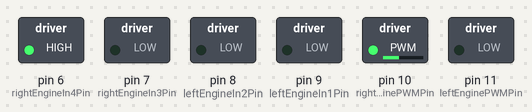
Bench run of a sketch on a simulated Arduino Uno, built with avr-gcc and run on an emulated ATmega328P. Parts: switched loads named in the sketch (green lamp = pin HIGH).

Above: at 0.1 s.
Timing chart, 0 to 1.6 s (numbered marks = the images above):
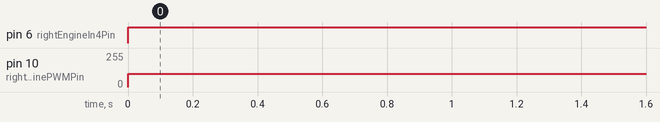

The sketch:

enginesL298N.ino
```cpp
int leftEnginePWMPin=11;
int rightEnginePWMPin=10;
int leftEngineIn1Pin=9;
int leftEngineIn2Pin=8;
int rightEngineIn3Pin=7;
int rightEngineIn4Pin=6;

//How the engines work
// To make the engine move FWD set pin 1/3 to low and 2/4 to high
// Then apply power with the value on PWM pin (0-255)
// To stop it just put 1/3 and 2/4 to low

void setupEngines(){
  pinMode(leftEnginePWMPin,OUTPUT);
  pinMode(rightEnginePWMPin,OUTPUT);
  pinMode(leftEngineIn1Pin,OUTPUT);
  pinMode(leftEngineIn2Pin,OUTPUT);
  pinMode(rightEngineIn3Pin,OUTPUT);
  pinMode(rightEngineIn4Pin,OUTPUT);
}

void leftEngineStop(){
  digitalWrite(leftEngineIn1Pin, LOW);
  digitalWrite(leftEngineIn2Pin, LOW);
  analogWrite(leftEnginePWMPin, 0);
}

void leftEngineSetSpeed(int speedE){
  analogWrite(leftEnginePWMPin, speedE);
}

void leftEngineFWD(int speedE){
  digitalWrite(leftEngineIn1Pin, LOW);
  digitalWrite(leftEngineIn2Pin, HIGH);
  analogWrite(leftEnginePWMPin, speedE);
}

void leftEngineREV(int speedE){
  digitalWrite(leftEngineIn1Pin, HIGH);
  digitalWrite(leftEngineIn2Pin, LOW);
  analogWrite(leftEnginePWMPin, speedE);
}

void rightEngineStop(){
  digitalWrite(rightEngineIn3Pin, LOW);
  digitalWrite(rightEngineIn4Pin, LOW);
  analogWrite(rightEnginePWMPin, 0);
}

void rightEngineSetSpeed(int speedE){
  analogWrite(rightEnginePWMPin, speedE);
}

void rightEngineFWD(int speedE){
  digitalWrite(rightEngineIn3Pin, LOW);
  digitalWrite(rightEngineIn4Pin, HIGH);
  analogWrite(rightEnginePWMPin, speedE);
}

void rightEngineREV(int speedE){
  digitalWrite(rightEngineIn3Pin, HIGH);
  digitalWrite(rightEngineIn4Pin, LOW);
  analogWrite(rightEnginePWMPin, speedE);
}

void turnLeft(int speedE){
  rightEngineFWD(speedE);
  leftEngineStop();
}

void turnLeft(int speedE, int divisor){
  rightEngineFWD(speedE);
  int speedL = speedE/divisor;
  leftEngineFWD(speedL);
}

void turnLeftREV(int speedE){
  leftEngineREV(speedE);
  rightEngineStop();
}

void turnLeftREV(int speedE, float divisor){
  leftEngineREV(speedE);
  int speedR = speedE/divisor;
  rightEngineREV(speedR);
}

void rotateLeft(int speedE){
  rightEngineFWD(speedE);
  leftEngineREV(speedE);
}

void rotateLeft(int speedr, int speedl){
  rightEngineFWD(speedr);
  leftEngineREV(speedl);
}

void turnRight(int speedE){
  leftEngineFWD(speedE);
  rightEngineStop();
}

void turnRight(int speedE, int divisor){
  leftEngineFWD(speedE);
  int speedR = speedE/divisor;
  rightEngineFWD(speedR);
}

void turnRightREV(int speedE){
  rightEngineREV(speedE);
  leftEngineStop();
}

void turnRightREV(int speedE, float divisor){
  rightEngineREV(speedE);
  int speedL=speedE/divisor;
  leftEngineREV(speedL);
}

void rotateRight(int speedE){
  leftEngineFWD(speedE);
  rightEngineREV(speedE);
}

void rotateRight(int speedl, int speedr){
  leftEngineFWD(speedl);
  rightEngineREV(speedr);
}

void goFWD(int speedE){
  rightEngineFWD(speedE);
  leftEngineFWD(speedE);
}

void goREV(int speedE){
  rightEngineREV(speedE);
  leftEngineREV(speedE);
}


void setup() {
  setupEngines();
}

void testEngines(){
  //Test left engine, first rotate it counterclockwise (move FWD) from 0 to full speed
  leftEngineFWD(0);
  for (int i=0; i<255; i++){
    leftEngineSetSpeed(i);
  }
  delay(10000);
  //Then stop
  leftEngineStop();
  delay(2000);
  //And finally rotate it clockwise (move REV) 0 to full speed.
  leftEngineREV(0);
  for (int i=0; i<255; i++){
    leftEngineSetSpeed(i);
  }
  delay(10000);
  leftEngineStop();

  //Test right engine, first rotate it counterclockwise (move FWD) from 0 to full speed
  rightEngineFWD(0);
  for (int i=0; i<255; i++){
    rightEngineSetSpeed(i);
  }
  delay(10000);
  //Then stop
  rightEngineStop();
  delay(2000);
  //And finally rotate it clockwise (move REV) 0 to full speed.
  rightEngineREV(0);
  for (int i=0; i<255; i++){
    rightEngineSetSpeed(i);
  }
  delay(10000);
  rightEngineStop();

}

void testRotation(){
  rotateLeft(254);
  delay(2000);
  rotateRight(254);
  delay(2000);
}

void testFWD(){
  goFWD(254);
  delay(2000);
}

void testREV(){
  goREV(254);
  delay(2000);
}

void testFWDREVROT(){
  testFWD();
  testREV();
  testRotation();
}

void loop() {
  rightEngineFWD(100);
}
```

Measured:
- by itself, pin 6 (rightEngineIn4Pin): LOW → HIGH at 0.00 s
- by itself, pin 10 (rightEnginePWMPin): 0/255 → 100/255 at 0.00 s
